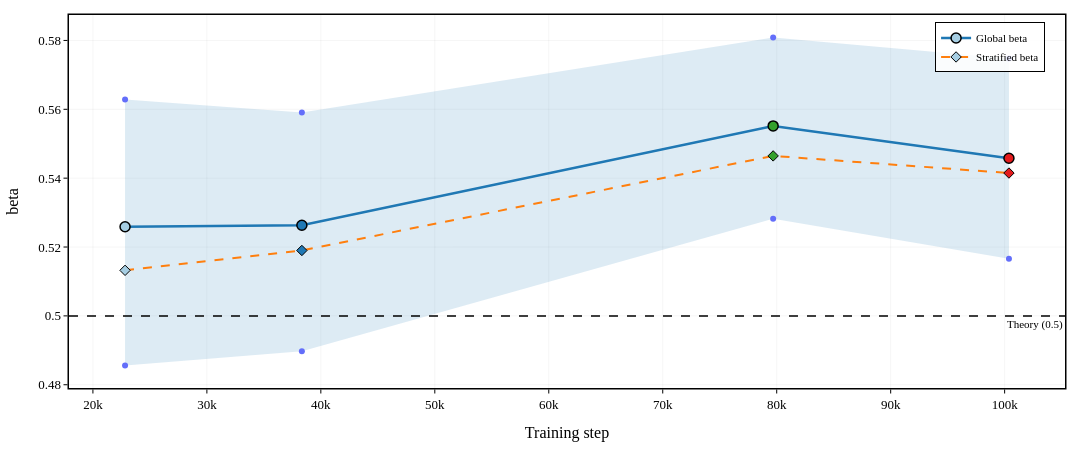

Notebook source saved alongside this figure:
### Code cell
# -- KEY FIGURE: Beta vs Training Step (line + CI band + theory 0.5) --

steps_arr = np.array([r['step'] for r in R.values()])
betas_arr = np.array([r['beta']['beta'] for r in R.values()])
betas_strat = np.array([r['strat']['beta_stratified'] for r in R.values()])
ci_lo = np.array([np.percentile(r['boot'], 2.5) if len(r['boot']) > 0 else np.nan for r in R.values()])
ci_hi = np.array([np.percentile(r['boot'], 97.5) if len(r['boot']) > 0 else np.nan for r in R.values()])

fig = go.Figure()

# CI band
fig.add_trace(go.Scatter(
    x=np.concatenate([steps_arr, steps_arr[::-1]]),
    y=np.concatenate([ci_hi, ci_lo[::-1]]),
    fill='toself', fillcolor='rgba(31,120,180,0.15)',
    line=dict(width=0), showlegend=False))

# Global beta line
fig.add_trace(go.Scatter(
    x=steps_arr, y=betas_arr, mode='lines+markers',
    line=dict(color='#1f78b4', width=2.5),
    marker=dict(size=10, color=[STEP_COLORS[l] for l in R.keys()],
                line=dict(color='black', width=1.5)),
    name='Global beta'))

# Stratified beta line
fig.add_trace(go.Scatter(
    x=steps_arr, y=betas_strat, mode='lines+markers',
    line=dict(color='#ff7f0e', width=2, dash='dash'),
    marker=dict(size=8, symbol='diamond',
                color=[STEP_COLORS[l] for l in R.keys()],
                line=dict(color='black', width=1)),
    name='Stratified beta'))

# Theory line
fig.add_hline(y=0.5, line_dash='dash', line_color='black', line_width=1.5,
              annotation_text='Theory (0.5)', annotation_font_size=11,
              annotation_position='bottom right')

pub_layout(fig, width=FULL_W, height=450, legend_pos='tr')
fig.update_xaxes(title_text='Training step')
fig.update_yaxes(title_text='beta')
save_fig(fig, 'beta_vs_step.png')
fig.show()

### Figure 1 — Plotly figure (JSON) as saved in the notebook; plotly's stock layout.template omitted (floating-point values rounded to 4 significant figures)
{"data": [{"fill": "toself", "fillcolor": "rgba(31,120,180,0.15)", "line": {"width": 0}, "showlegend": false, "type": "scatter", "x": [22820, 38335, 79688, 100378, 100378, 79688, 38335, 22820], "y": [0.5629, 0.5591, 0.5809, 0.5747, 0.5166, 0.5282, 0.4897, 0.4856]}, {"line": {"color": "#1f78b4", "width": 2.5}, "marker": {"color": ["#a6cee3", "#1f78b4", "#33a02c", "#e31a1c"], "line": {"color": "black", "width": 1.5}, "size": 10}, "mode": "lines+markers", "name": "Global beta", "type": "scatter", "x": [22820, 38335, 79688, 100378], "y": [0.5259, 0.5263, 0.5552, 0.5458]}, {"line": {"color": "#ff7f0e", "dash": "dash", "width": 2}, "marker": {"color": ["#a6cee3", "#1f78b4", "#33a02c", "#e31a1c"], "line": {"color": "black", "width": 1}, "size": 8, "symbol": "diamond"}, "mode": "lines+markers", "name": "Stratified beta", "type": "scatter", "x": [22820, 38335, 79688, 100378], "y": [0.5132, 0.519, 0.5465, 0.5415]}], "layout": {"annotations": [{"font": {"size": 11}, "showarrow": false, "text": "Theory (0.5)", "x": 1, "xanchor": "right", "xref": "x domain", "y": 0.5, "yanchor": "top", "yref": "y"}], "font": {"color": "black", "family": "Times New Roman, DejaVu Serif, serif", "size": 13}, "height": 450, "legend": {"bgcolor": "rgba(255,255,255,0.85)", "bordercolor": "black", "borderwidth": 1, "font": {"size": 11}, "x": 0.98, "xanchor": "right", "y": 0.98, "yanchor": "top"}, "margin": {"b": 55, "l": 60, "r": 15, "t": 15}, "shapes": [{"line": {"color": "black", "dash": "dash", "width": 1.5}, "type": "line", "x0": 0, "x1": 1, "xref": "x domain", "y0": 0.5, "y1": 0.5, "yref": "y"}], "title": {}, "width": 1080, "xaxis": {"gridcolor": "rgba(0,0,0,0.08)", "gridwidth": 0.5, "linecolor": "black", "linewidth": 1.5, "mirror": true, "showgrid": true, "showline": true, "tickcolor": "black", "ticklen": 4, "ticks": "outside", "tickwidth": 1, "title": {"text": "Training step"}, "zeroline": false}, "yaxis": {"gridcolor": "rgba(0,0,0,0.08)", "gridwidth": 0.5, "linecolor": "black", "linewidth": 1.5, "mirror": true, "showgrid": true, "showline": true, "tickcolor": "black", "ticklen": 4, "ticks": "outside", "tickwidth": 1, "title": {"text": "beta"}, "zeroline": false}}}
